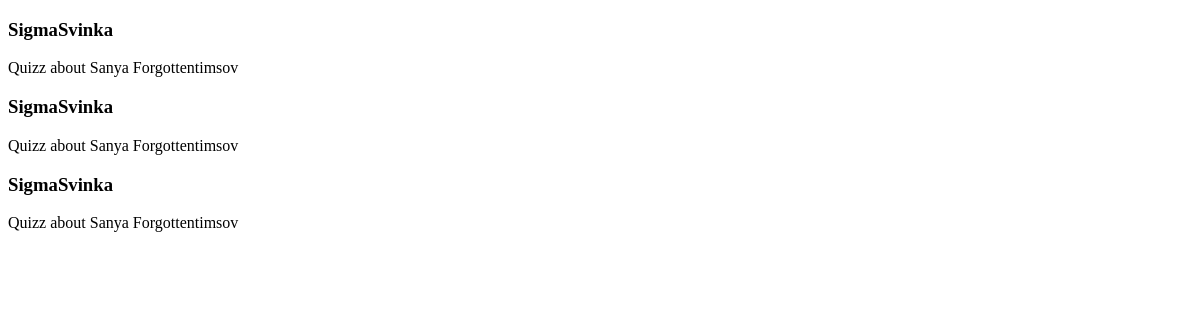
Before: / with the older database file.
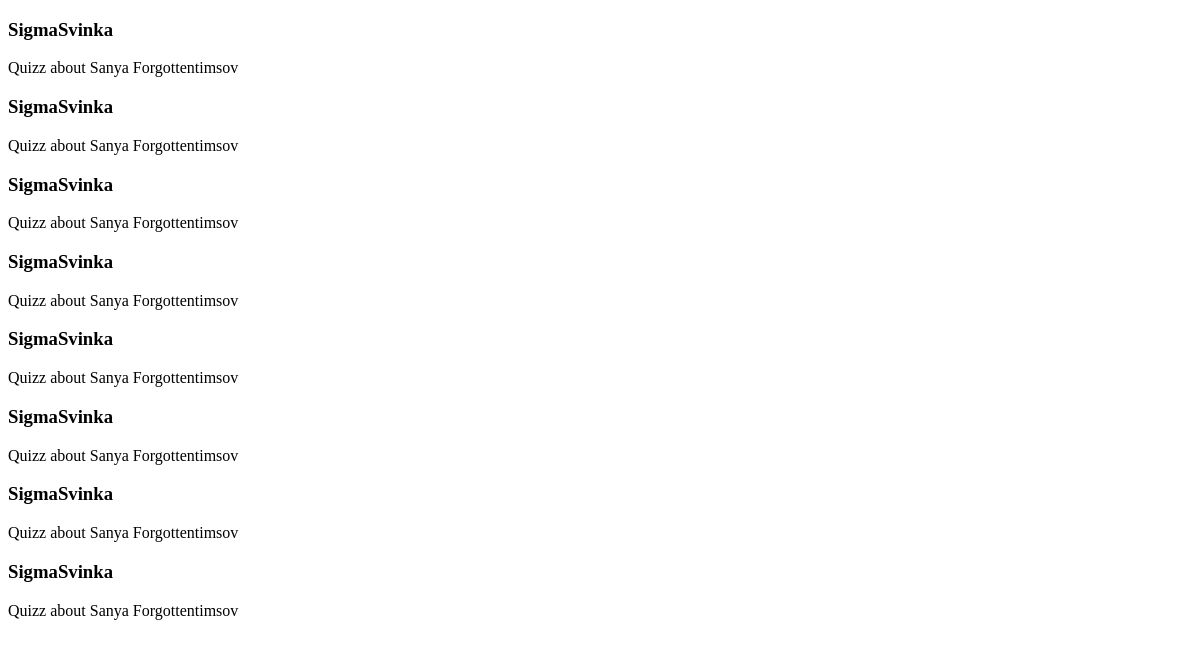
After: the same page with the newer database file.
### tables this page shows
CREATE TABLE Quizz (
            quizz_id INTEGER PRIMARY KEY,
            quizz_name TEXT NOT NULL,
            description TEXT
            );

### main.py (the view)
@app.route('/')
def index():
    sql = SQLManager("quizz.db")
    quizzes = sql.select_quizzes()
    return render_template("index.html", quizzes=quizzes)

### sqlmanager.py (called while the page is built)
    def select_quizzes(self):
        cursor = self.db.cursor()
        cursor.execute("""
            SELECT * FROM Quizz;
        """)
        records = cursor.fetchall()
        cursor.close()
        self.db.commit()
        return records

### templates/index.html (shortened to what this page needs)
<!doctype html>
<html lang="ru">
<head>
</head>
<body>
    <header>
        {% for o in quizzes: %}
            <h3>{{ o[1] }}</h3>
            <p>{{ o[2] }}</p>
        {% endfor %}
    </header>
</body>
</html>

Changed rows visible on the page:
added Quizz: quizz_name "SigmaSvinka", description "Quizz about Sanya Forgottentimsov"
added Quizz: quizz_name "SigmaSvinka", description "Quizz about Sanya Forgottentimsov"
added Quizz: quizz_name "SigmaSvinka", description "Quizz about Sanya Forgottentimsov"
added Quizz: quizz_name "SigmaSvinka", description "Quizz about Sanya Forgottentimsov"
added Quizz: quizz_name "SigmaSvinka", description "Quizz about Sanya Forgottentimsov"
